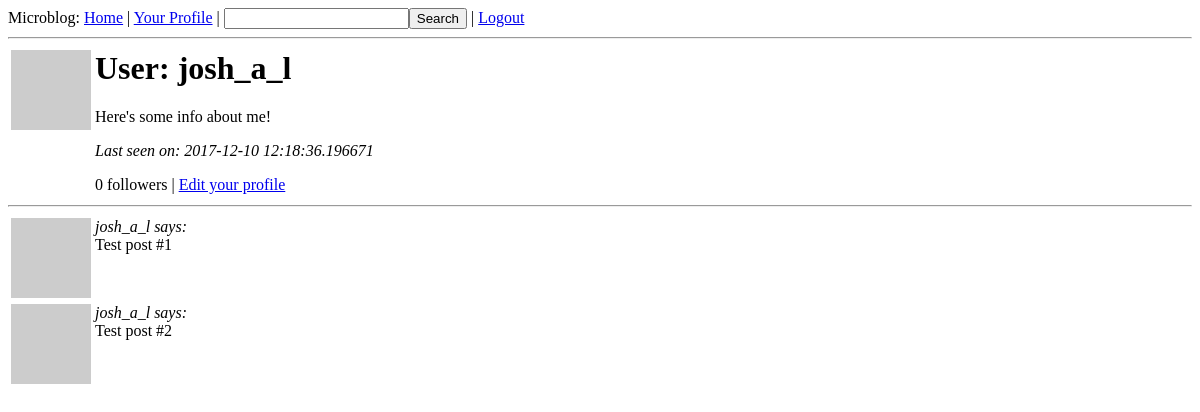
The app's page /user/josh_a_l (signed in), older data.
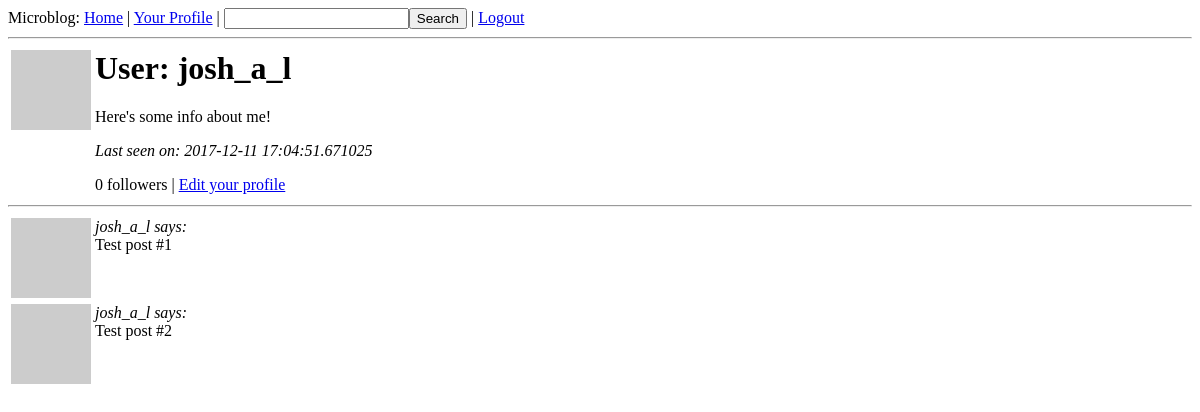
The same page, newer data.
### app/models.py (models this page shows, shortened)
class User(UserMixin, db.Model):
    __tablename__ = 'users'
    id = db.Column(db.Integer, primary_key=True)
    nickname = db.Column(db.String(64), index=True, unique=True)
    email = db.Column(db.String(120), index=True, unique=True)
    posts = db.relationship('Post', backref='author', lazy='dynamic')
    social_id = db.Column(db.String(64), nullable=False, unique=True)
    about_me = db.Column(db.String(140))
    last_seen = db.Column(db.DateTime)
    followed = db.relationship('User',
                               secondary=followers,
                               primaryjoin=(followers.c.follower_id == id),
                               secondaryjoin=(followers.c.followed_id == id),
                               backref=db.backref('followers', lazy='dynamic'),
                               lazy='dynamic')
    def avatar(self, size):
        return ('http://www.gravatar.com/avatar/%s?d=mm&s=%d'
                % (md5(self.email.encode('utf-8')).hexdigest(), size))
    @property
    def is_authenticated(self):
        return True

### app/views.py (the view)
@app.route('/user/<nickname>')
@login_required
def user(nickname):
    user = User.query.filter_by(nickname=nickname).first()
    if user is None:
        flash('User %s not found.' % nickname)
        return redirect(url_for('index'))
    posts = [
        {'author': user, 'body': 'Test post #1'},
        {'author': user, 'body': 'Test post #2'}
    ]
    return render_template('user.html',
                           user=user,
                           posts=posts)

### app/forms.py
class SearchForm(FlaskForm):
    search = StringField('search', validators=[DataRequired()])

### app/models.py (called while the page is built)
@lm.user_loader
def load_user(id):
    return User.query.get(int(id))

### app/views.py (called while the page is built)
@app.before_request
def before_request():
    g.user = current_user
    if g.user.is_authenticated:
        g.user.last_seen = datetime.utcnow()
        db.session.add(g.user)
        db.session.commit()
        g.search_form = SearchForm()

### app/templates/user.html
{% extends "base.html" %}
{% block content %}
    <table>
        <tr valign="top">
            <td><img src="{{ user.avatar(128) }}"></td>
            <td>
                <h1>User: {{user.nickname}}</h1>
                {% if user.about_me %}<p>{{ user.about_me }}</p>{% endif %}
                {% if user.last_seen %}<p><i>Last seen on: {{ user.last_seen }}</i></p>{% endif %}
                <p>{{ user.followers.count() }} followers |
                {% if user.id == g.user.id %}
                    <a href="{{ url_for('edit') }}">Edit your profile</a>
                {% elif not g.user.is_following(user) %}
                    <a href="{{ url_for('follow', nickname=user.nickname) }}">Follow</a>
                {% else %}
                    <a href="{{ url_for('unfollow', nickname=user.nickname) }}">Unfollow</a>
                {% endif %}
                </p>
            </td>
        </tr>
    </table>
    <hr>
    {% for post in posts %}
        {% include 'post.html' %}
    {% endfor %}
{% endblock %}

### app/templates/base.html (shortened to what this page needs)
<html>
    <head>
    </head>
    <body>
        <div>Microblog:
            <a href="{{ url_for('index') }}">Home</a>
            {% if g.user.is_authenticated %}
            | <a href="{{ url_for('user', nickname=g.user.nickname) }}">Your Profile</a>
            | <form style="display: inline;" action="{{ url_for('search') }}" method="post" name="search">{{ g.search_form.hidden_tag() }}{{ g.search_form.search(size=20) }}<input type="submit" value="Search"></form>
            | <a href="{{ url_for('logout') }}">Logout</a>
            {% endif %}
        </div>
        <hr>
        {% block content %}{% endblock %}
    </body>
</html>

### app/templates/post.html
<table>
    <tr valign="top">
        <td><img src="{{ post.author.avatar(50) }}"></td><td><i>{{ post.author.nickname }} says:</i><br>{{ post.body }}</td>
    </tr>
</table>

Row changes from the older to the newer data that the page shows:
changed User "josh_a_l": last_seen "2017-12-10 12:18:36.196671" → "2017-12-11 17:04:51.671025"
